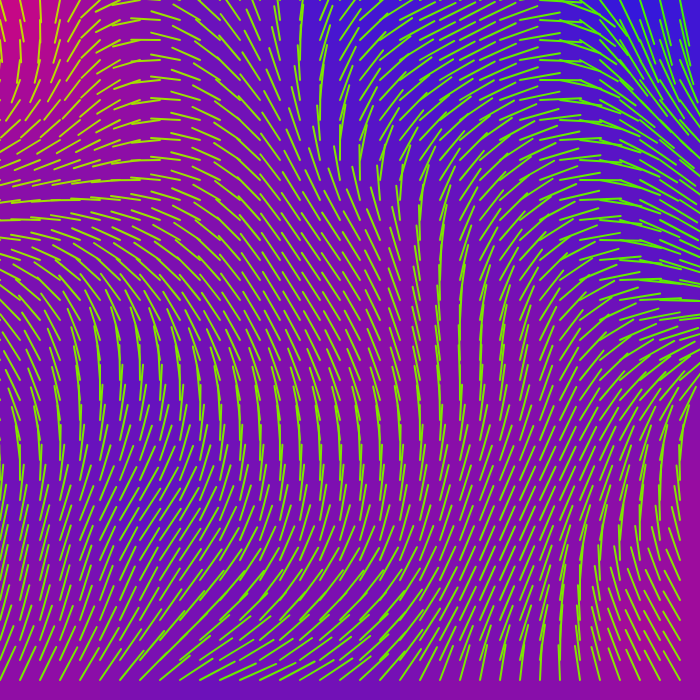
Frame 1 (no input)
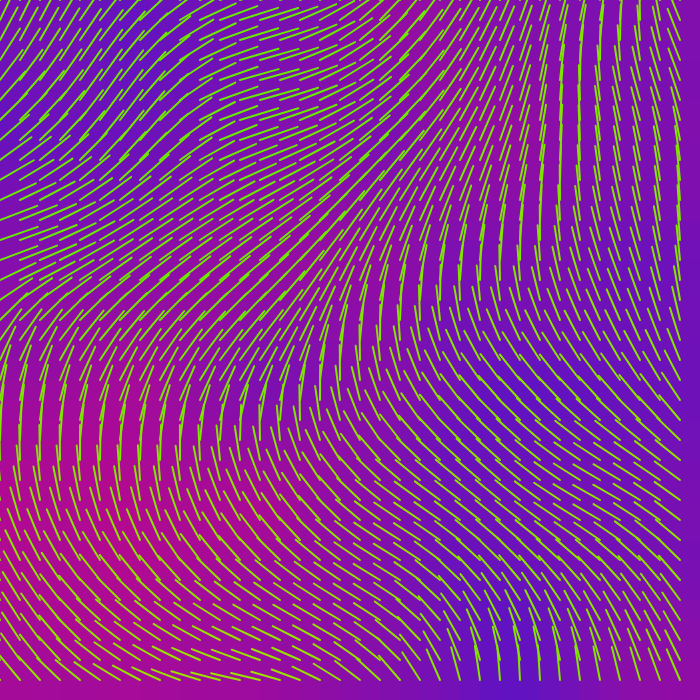
Frame 60 (no input)
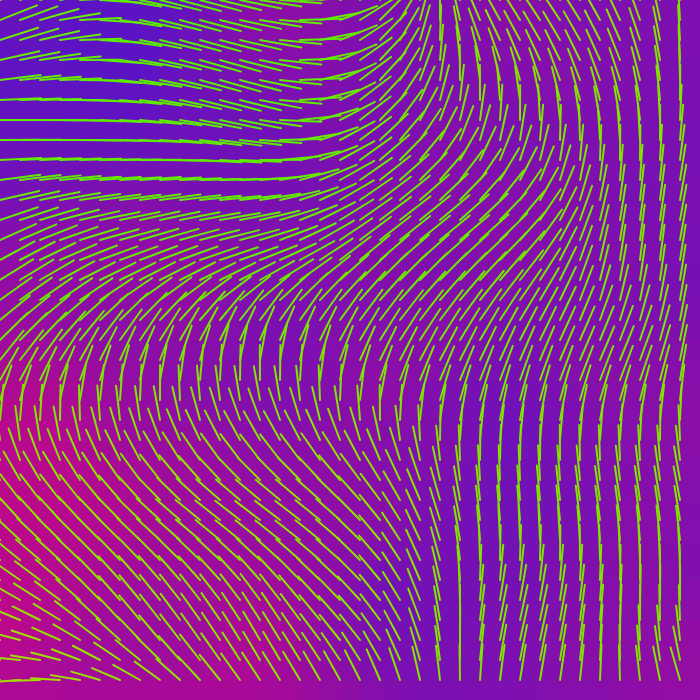
Frame 120 (the mouse pressed at the canvas centre since frame 60)

The p5.js sketch that drew these frames (run headless with seeded random() and noise() and a simulated clock; from frame 60 on, the mouse is pressed at the canvas centre):

// p5.js sketch
// ── sketch.js
var stepSize = 20;

var screenWidth = 700;
var screenHeight = 700;

function setup() {
  createCanvas(screenWidth, screenHeight);
  rectMode(CENTER);
  noiseSeed(random(1, 10));
    
}
///////////////////////////////////////////////////////////////////////
function draw() {
  background(125);
  colorGrid();
  compassGrid();
    
}
///////////////////////////////////////////////////////////////////////
function colorGrid(){
    noStroke(0);
    var fromRed = color(255, 0, 100);
    var toGreen = color(0, 30, 250);

    for(var x = 0; x < width; x += stepSize){
        for(var y = 0; y < height; y += stepSize){
            push();
            translate(x, y);
            var mouseChange = map(mouseX, 0, screenWidth, 50, 250);
            var n = noise(x * 0.002 , y * 0.002, frameCount / mouseChange );
            var colorRect = lerpColor(fromRed, toGreen, n);
            fill(colorRect);
            rect(stepSize / 2, stepSize / 2, stepSize, stepSize);
            pop();
        }
        
    }       
}
///////////////////////////////////////////////////////////////////////
function compassGrid(){
    strokeWeight(2);
    var fromYellow = color(255, 204, 0);
    var toBlack = color(0, 255, 0);
    for(var x = 0; x < width; x += stepSize){
        for(var y = 0; y < height; y += stepSize){       
            push();
            translate(x, y);
            var mouseChange = map(mouseX, 0, screenWidth, 50, 250);
            var n = noise(x * 0.001 , y * 0.001, frameCount / mouseChange );    
            var lengthChange = map(n, 0, 1, 0.5, 3);  
            var colorLine = lerpColor(fromYellow, toBlack, n); 
            var ang = map(n, 0, 1, 0, 720);
            rotate(radians(ang));
            stroke(colorLine);
            line(0, 0, 0, -stepSize * lengthChange );
            pop();
        }
    }
}
